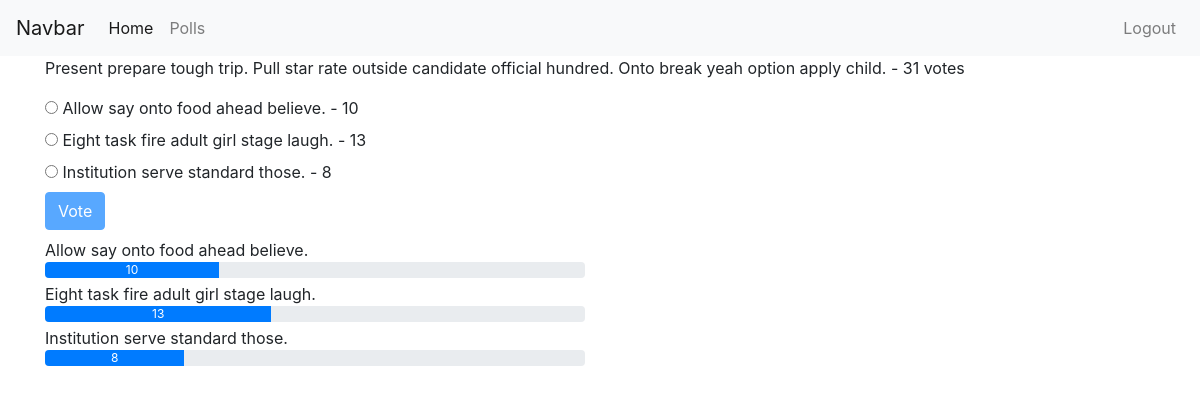
Page /polls/details/2/ (signed in) on the committed database.
### polls/models.py (models this page shows, shortened)
class Poll(models.Model):
    owner = models.ForeignKey(User, on_delete=models.CASCADE, default=1)
    text = models.CharField(max_length=255)
    pub_date = models.DateField()
    def __str__(self):
        return self.text
    def user_can_vote(self, user):
        user_votes = user.vote_set.all()
        qs = user_votes.filter(poll=self)
        if qs.exists():
            return False
        return True
    @property
    def num_votes(self):
        return self.vote_set.count()
    def get_results_dict(self):
        res = []
        for choice in self.choice_set.all():
            d = {}
            d['text'] = choice.choice_text
            d['num_votes'] = choice.num_votes
            if not self.num_votes:
                d['percentage'] = 0
            else:
                d['percentage'] = choice.num_votes / self.num_votes * 100
            res.append(d)
        return res

class Choice(models.Model):
    poll = models.ForeignKey(Poll, on_delete=models.CASCADE)
    choice_text = models.CharField(max_length=255)
    @property
    def num_votes(self):
        return self.vote_set.count()

### polls/views.py (the view)
# urls.py: path('details/<int:poll_id>/', views.poll_detail, name='detail'),
@login_required
def poll_detail(request, poll_id):
    poll = get_object_or_404(Poll, id=poll_id)
    user_can_vote = poll.user_can_vote(request.user)
    results = poll.get_results_dict()
    context = {'poll': poll, 'user_can_vote': user_can_vote, 'results': results}
    return render(request, 'polls/poll_detail.html', context)

### polls/templates/polls/poll_detail.html (shortened to what this page needs)
{% extends 'base.html' %}
{% block content %}
<div class="container">
<p>{{poll}} - {{poll.num_votes}} votes</p>
<form action="{% url 'polls:vote' poll.id %}" method="post">
{% for choice in poll.choice_set.all %}
  <input type="radio"
         name="choice"
         id="choice{{ forloop.counter }}"
         value="{{choice.id}}"/>
  <label for="choice{{ forloop.counter }}">{{ choice.choice_text }} - {{ choice.num_votes }}</label>
  <br/>
{% endfor %}
<input class='btn btn-primary mb-2' type="submit" value="Vote" {% if not user_can_vote %}disabled{% endif %}/>
</form>
{% if not user_can_vote %}
    {% for choice_dict in results %}
    <div class="row">
        <div class="col-sm-6">
        {{choice_dict.text}}
        <div class="progress mb-1">
          <div class="progress-bar" role="progressbar" style="width: {{choice_dict.percentage}}%;">{{choice_dict.num_votes}}</div>
        </div>
      </div>
    </div>
    {% endfor %}
{% else %}
  <p>Vote to see results!</p>
{% endif %}
</div>
{% endblock %}

### rows in the picture
Poll: text "Present prepare tough trip. Pull star rate outside candidate official hundred. Onto break yeah option apply child.", num_votes "31"
Choice: choice_text "Allow say onto food ahead believe.", num_votes "10", text "Allow say onto food ahead believe."
Choice: choice_text "Eight task fire adult girl stage laugh.", num_votes "13", text "Eight task fire adult girl stage laugh."
Choice: choice_text "Institution serve standard those.", num_votes "8", text "Institution serve standard those."

### other values in the picture
{{ choice_dict.num_votes }} "10" "13" "8"
